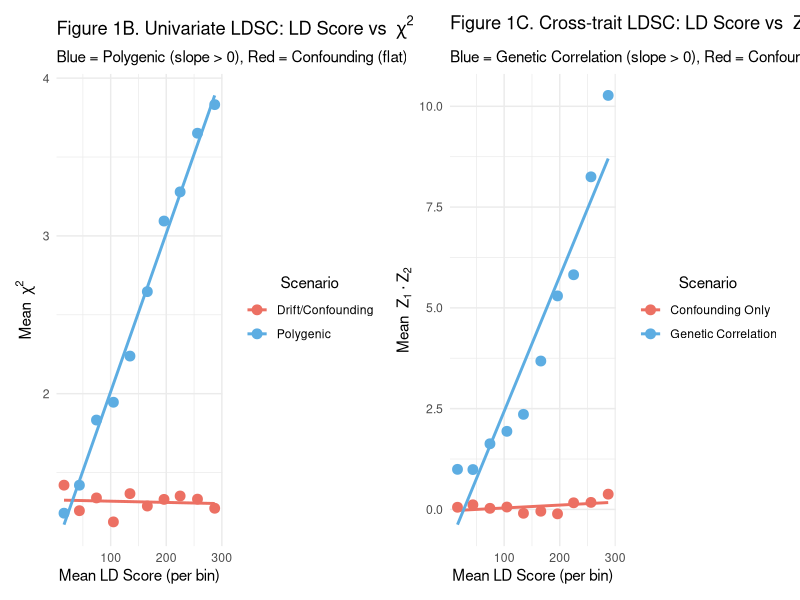

Recreate this plot in R.
# Load libraries
library(ggplot2)
library(dplyr)
library(tidyr)
library(patchwork)  # For combining plots

set.seed(123)

# Simulate LD scores for 500 SNPs
n_snps <- 500
ld_scores <- runif(n_snps, 0, 300)

# -------------------------------
# Univariate LDSC Simulations
# -------------------------------

# Scenario 1: Polygenicity - test statistics increase with LD
chi2_polygenic <- 1 + 0.01 * ld_scores + rnorm(n_snps, mean = 0, sd = 0.5)

# Scenario 2: Confounding (e.g. drift) - uniform inflation
chi2_drift <- 1.3 + rnorm(n_snps, mean = 0, sd = 0.5)

# Bin LD scores
ld_bins <- cut(ld_scores, breaks = seq(0, 300, by = 30), include.lowest = TRUE)

df_uni <- data.frame(ld_score = ld_scores,
                     ld_bin = ld_bins,
                     chi2_polygenic = chi2_polygenic,
                     chi2_drift = chi2_drift)

# Compute mean chi2 per LD bin
mean_chi2 <- df_uni %>%
 group_by(ld_bin) %>%
 summarise(
  mean_ld_score = mean(ld_score),
  mean_chi2_polygenic = mean(chi2_polygenic),
  mean_chi2_drift = mean(chi2_drift)
 )

# Reshape for plotting
mean_chi2_long <- mean_chi2 %>%
 pivot_longer(cols = c(mean_chi2_polygenic, mean_chi2_drift),
              names_to = "scenario", values_to = "mean_chi2") %>%
 mutate(scenario = recode(scenario,
                          mean_chi2_polygenic = "Polygenic",
                          mean_chi2_drift = "Drift/Confounding"))

# -------------------------------
# Cross-trait LDSC Simulations
# -------------------------------

# Scenario 1: Genetic correlation
z1_corr <- rnorm(n_snps, mean = 0.01 * ld_scores, sd = 1)
z2_corr <- z1_corr + rnorm(n_snps, mean = 0, sd = 1)
zprod_corr <- z1_corr * z2_corr

# Scenario 2: Shared confounding only
z1_conf <- rnorm(n_snps, mean = 0.3, sd = 1)
z2_conf <- rnorm(n_snps, mean = 0.3, sd = 1)
zprod_conf <- z1_conf * z2_conf

df_biv <- data.frame(ld_score = ld_scores,
                     ld_bin = ld_bins,
                     zprod_corr = zprod_corr,
                     zprod_conf = zprod_conf)

# Compute mean zprod per LD bin
mean_zprod <- df_biv %>%
 group_by(ld_bin) %>%
 summarise(
  mean_ld_score = mean(ld_score),
  mean_zprod_corr = mean(zprod_corr),
  mean_zprod_conf = mean(zprod_conf)
 )

# Reshape for plotting
mean_zprod_long <- mean_zprod %>%
 pivot_longer(cols = c(mean_zprod_corr, mean_zprod_conf),
              names_to = "scenario", values_to = "mean_zprod") %>%
 mutate(scenario = recode(scenario,
                          mean_zprod_corr = "Genetic Correlation",
                          mean_zprod_conf = "Confounding Only"))

# -------------------------------
# Plot A: Univariate LDSC
# -------------------------------

p1b <- ggplot(mean_chi2_long, aes(x = mean_ld_score, y = mean_chi2, color = scenario)) +
 geom_point(size = 3) +
 geom_smooth(method = "lm", se = FALSE) +
 scale_color_manual(values = c("Polygenic" = "#5DADE2",
                               "Drift/Confounding" = "#EC7063")) +
 labs(
  x = "Mean LD Score (per bin)",
  y = expression("Mean " ~ chi^2),
  color = "Scenario",
  title = expression("Figure 1B. Univariate LDSC: LD Score vs " ~ chi^2),
  subtitle = "Blue = Polygenic (slope > 0), Red = Confounding (flat)"
 ) +
 theme_minimal() +
 theme(legend.title = element_text(hjust = 0.5))

# -------------------------------
# Plot B : Cross-trait LDSC
# -------------------------------

p1c <- ggplot(mean_zprod_long, aes(x = mean_ld_score, y = mean_zprod, color = scenario)) +
 geom_point(size = 3) +
 geom_smooth(method = "lm", se = FALSE) +
 scale_color_manual(values = c("Genetic Correlation" = "#5DADE2",
                               "Confounding Only" = "#EC7063")) +
 labs(
  x = "Mean LD Score (per bin)",
  y = bquote("Mean " ~ Z[1] %.% Z[2]),
  color = "Scenario",
  title = bquote("Figure 1C. Cross-trait LDSC: LD Score vs " ~ Z[1] %.% Z[2]),
  subtitle = "Blue = Genetic Correlation (slope > 0), Red = Confounding (flat)"
 ) +
 theme_minimal() +
 theme(legend.title = element_text(hjust = 0.5))

# -------------------------------
# Display side-by-side
# -------------------------------
p1b + p1c
